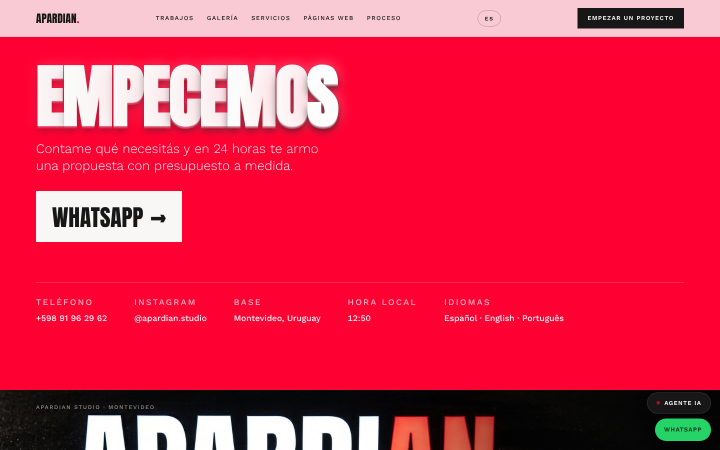
#> input picture 10-MOTOR/capturas_web/d_contacto.png, 1440 x 900 px (shown at 1/2 size); its folder holds only this picture in this run
$ python -i motor_ads.py   (imports and definitions only)
#> lines starting #> are read from the running program, lines starting #| are printed output that depends on the picture
#> further down, picture is the input picture: PIL image 1440x900 RGB; mean R, G, B 225.1, 41.8, 77.7
# -*- coding: utf-8 -*-
"""Motor de piezas publicitarias para APARDIAN STUDIO.

Compone avisos para pauta paga usando las fotos REALES de Martin
(las que ya estan publicadas en la galeria) con el sistema de marca:
Koulen para titulares, Work Sans para el resto, y solo tres colores.

No usa IA: la foto es de el, el diseno lo pone este archivo.
"""
import os, glob, random, hashlib, json, re
from PIL import Image, ImageDraw, ImageFont, ImageFilter, ImageEnhance, ImageOps

# rutas relativas al repositorio: funciona igual en la Mac y en cualquier copia
RAIZ  = os.path.dirname(os.path.dirname(os.path.abspath(__file__)))
S     = os.path.join(RAIZ, "10-MOTOR")
IMG   = os.path.join(RAIZ, "05-WEB", "img")
KOULEN  = os.path.join(S, "fuentes", "Koulen-Regular.ttf")   # solo el logotipo
DISPLAY = os.path.join(S, "fuentes", "Anton-Regular.ttf")    # titulares
WORK   = os.path.join(S, "fuentes", "WorkSans.ttf")

HUESO = (248, 247, 246)
NEGRO = (23, 23, 23)
ROJO  = (255, 0, 51)
CARBON = (12, 11, 10)

POST  = (1080, 1350)   # 4:5 — el formato que mas pantalla ocupa en el feed
STORY = (1080, 1920)   # 9:16 — historias y reels

# margenes seguros de historias: arriba la foto de perfil, abajo el "deslizar"
SAFE_STORY_TOP, SAFE_STORY_BOT = 260, 340


# ---------------------------------------------------------------- tipografia
_cache = {}
def koulen(px):
    """Se mantiene por compatibilidad: desde el 13/9/2026 todo va en Anton, como la web."""
    return display(px)

# [156 lines left out: functions display, work, ancho, escribir, quebrar, _tinta_abajo and 8 more, not called in this run]


def velo_plano(im, fuerza=0.55):
    return Image.blend(im, Image.new("RGB", im.size, CARBON), fuerza)


def aplanar(im):
    """Simula una foto SIN editar: gris, plana, con los negros levantados."""
    im = ImageEnhance.Color(im).enhance(0.42)
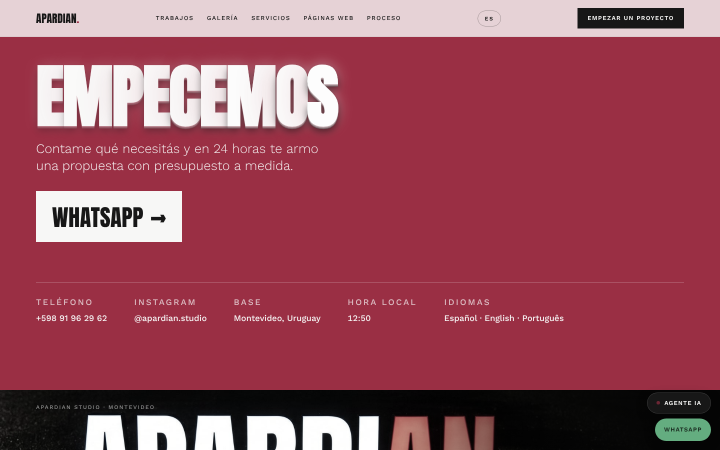
#> im: PIL image 1440x900 RGB (shown at 1/2 size); mean R, G, B 152.4, 75.5, 90.3
    im = ImageEnhance.Contrast(im).enhance(0.62)
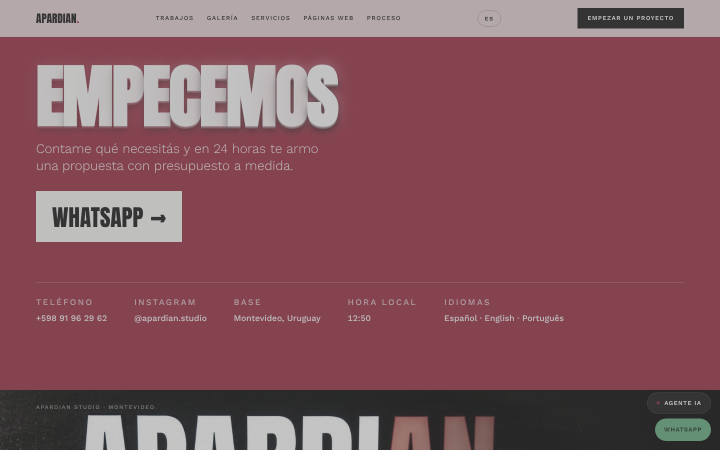
#> im: PIL image 1440x900 RGB (shown at 1/2 size); mean R, G, B 132, 84.6, 93.7
    im = ImageEnhance.Brightness(im).enhance(1.06)
    base = Image.new("RGB", im.size, (128, 126, 122))
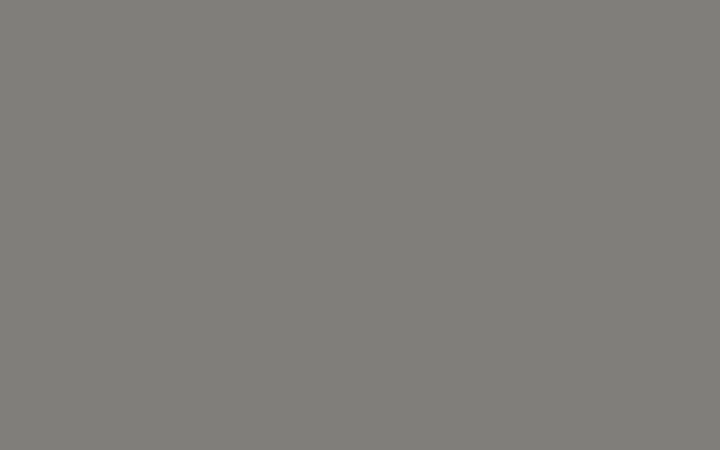
#> base: PIL image 1440x900 RGB (shown at 1/2 size); mean R, G, B 128, 126, 122
    return Image.blend(im, base, 0.16)


# [4 lines left out: function realzar, not called in this run]


def bn(im):
    return ImageOps.grayscale(im).convert("RGB")


# ---------------------------------------------------------------- firma
# [14 lines left out: function firma, not called in this run]


TELEFONO = "+598 91 962 962"

# [24 lines left out: function cta_pastilla, not called in this run]


def kicker(d, x, y, texto, color=ROJO, px=25, anchor_x="l"):
    escribir(d, (x, y), texto.upper(), work(px, "SemiBold"), color, px * 0.22, anchor_x)
    return int(px * 1.6)


def regla(d, x, y, w, color=ROJO, alto=5):
    d.rectangle([x, y, x + w, y + alto], fill=color)


# ---------------------------------------------------------------- catalogo de fotos
_POOL = None
# [138 lines left out: functions pool, foto, bloque, luminancia, _mezcla_necesaria, velo_banda and 1 more, not called in this run]


# ---------------------------------------------------------------- foto primero
# Pedido de Martin (26/10/2026): en cada posteo e historia la protagonista es su
# fotografía, con la estética de la web. El texto va chico y abajo, y la foto
# no se recorta de más: si para llenar el cuadro hay que perder más de
# PERDIDA_MAX de la foto, se muestra entera, de lado a lado, sobre negro.
PERDIDA_MAX = 0.22


# [196 lines left out: functions perdida_recorte, encuadrar, _alto_bloque, _detalle, _caras_en_cuadro, _pisa_cara and 1 more, not called in this run]


# ---------------------------------------------------------------- lo que se sabe de cada foto
_FOTOS = None
# [7 lines left out: function ficha, not called in this run]


# Comida: cuando la pieza habla de carta, platos o comida, la foto tiene que
# mostrar comida (Martin, 24/10/2026: "si hablamos de una carta, la foto en vez
# de un kamado debería ser comida").
COMIDA = ("plato", "preparacion")


# [8 lines left out: function foto_de, not called in this run]


# ---------------------------------------------------------------- solo fotos verticales
# Martin, 28/10/2026: "No me gusta que pongas una foto horizontal en un canva
# vertical". En un lienzo vertical (posteo o carrusel 4:5, historia o reel
# 9:16) va solo una foto vertical (alto > ancho) que lo llene de lado a lado,
# con un recorte que pierda PERDIDA_MAX como mucho y que no parta caras
# (recorte.py, caras.json, fotos_que_cortan.json). Nada de foto chica sobre la
# misma foto desenfocada, ni franjas, ni marcos. Si la foto elegida no sirve,
# se cambia por otra vertical de Martin de la misma carpeta (el mismo tema) y
# con el mismo 'contenido' de fotos.json. Nunca se inventa una foto.
def lienzo_vertical(size):
    return size[1] > size[0]


def _clave(ruta):
    """'<carpeta>/web/<archivo>': la misma foto en la Mac y en cualquier copia."""
    return "/".join(ruta.replace("\\", "/").split("/")[-3:])


_VETO = None
# [9 lines left out: function _vetada, not called in this run]


_APTA = {}
# [12 lines left out: function apta, not called in this run]


def apta_en(ruta, sizes):
    return all(apta(ruta, s) for s in sizes if lienzo_vertical(s))


# [63 lines left out: functions _huella, misma_foto, _parecido, vertical, not called in this run]


# ---------------------------------------------------------------- el calendario (solo lectura)
CALENDARIO_CSV = os.path.join(RAIZ, "11-AUTOMATIZACION", "calendario_instagram.csv")
IG_DIR = os.path.join(RAIZ, "08-CONTENIDO-INSTAGRAM")
_CAL = None
# [12 lines left out: function fechas_calendario, not called in this run]


SOLO = set()      # --solo: rehacer solo estas piezas (rutas relativas a 08-CONTENIDO-INSTAGRAM)


# [20 lines left out: functions se_puede_escribir, opcion_desde, not called in this run]


_USO = None
# [68 lines left out: functions _fotos_por_pieza, registrar, usos_cerca, fotos_cerca, not called in this run]

>>> from PIL import Image
>>> picture = Image.open('capturas_web/d_contacto.png')
>>> result = aplanar(picture)
